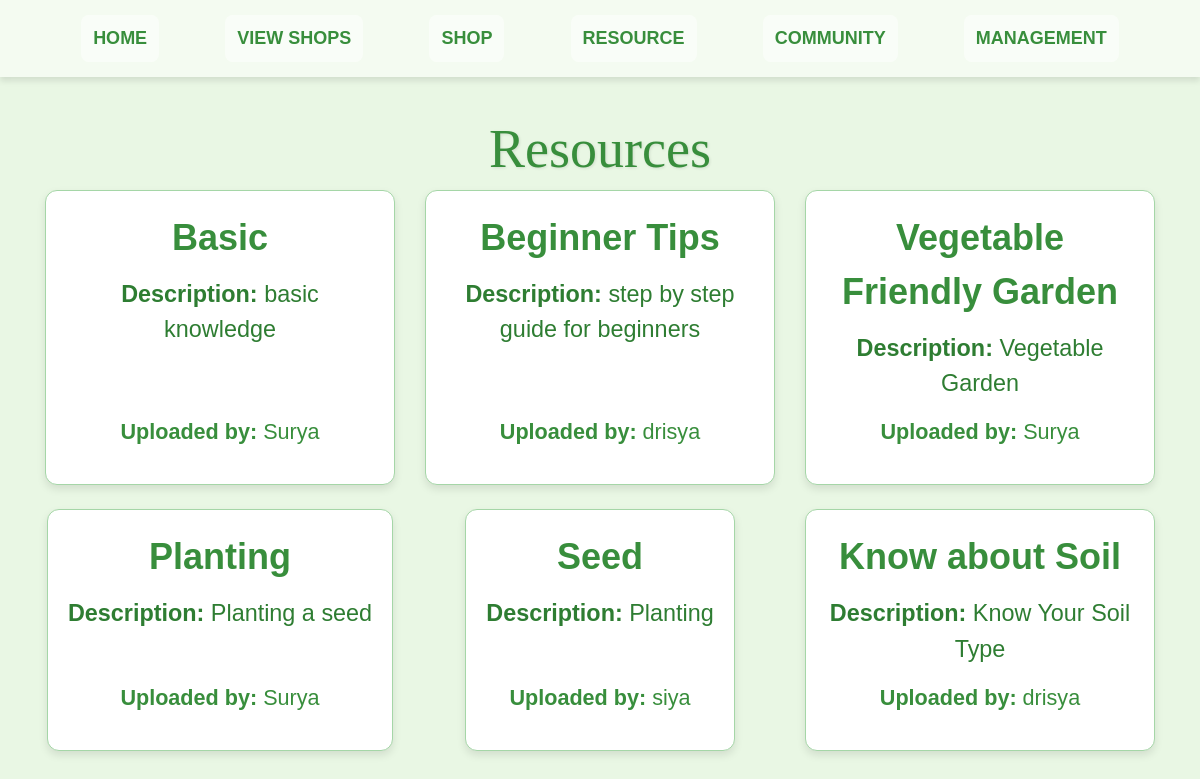
Page /edu/ on the committed database.
### garden_app/models.py (models this page shows, shortened)
class resource(models.Model):
    title = models.CharField(max_length=255)
    video_file = models.FileField(upload_to='videos/', blank=True, null=True)
    image_file = models.ImageField(upload_to='images/', blank=True, null=True)
    description = models.TextField()
    name = models.CharField(max_length=100)  # Name of the uploader

### garden_app/views.py (the view)
# urls.py: path('edu/',views.edu,name='edu'),
def edu(request):
    resources = resource.objects.all()  # Fetch all resources (video, article, note, image)
    is_professor = False
    if request.session.get('em'):  # Assuming the email is saved in the session
        try:
            user = prof_reg.objects.get(em=request.session['em'])
            is_professor = True
        except prof_reg.DoesNotExist:
            pass  # Not a professor
    context = {
        'resources': resources,
        'is_professor': is_professor  # Pass the role status to the template
    }
    return render(request, 'edu.html', context)

### garden_app/templates/edu.html (shortened to what this page needs)
<!DOCTYPE html>
<html lang="en">
<head>
  <link
    href="https://stackpath.bootstrapcdn.com/bootstrap/4.5.2/css/bootstrap.min.css"
    rel="stylesheet"
  >
</head>
<body>
  <nav class="navbar navbar-expand-lg navbar-light">
    <a href="{% if request.session.email %}/profhome/{% else %}/userHome/{% endif %}" class="back-button">Home</a>
                <a  class="back-button" href="/user_shoplist/">View shops</a>
                <a class="back-button" href="/user_prod/">Shop</a>
                <a  class="back-button" href="/edu/">Resource</a>
                <a  class="back-button" href="/community/">Community</a>
                <a  class="back-button"  href="/tools/">Management</a>
  </nav>
  <div class="container">
  <h1 class="text-center">Resources</h1>
  <div class="row">
    {% for resource in resources %}
      <div class="col-md-6 col-lg-4 mb-4">
        <div class="resource-card"
             data-toggle="modal" data-target="#resourceModal"
             data-title="{{ resource.title }}"
             data-description="{{ resource.description }}"
             {% if resource.video_file %}
               data-media-url="{{ resource.video_file.url }}"
               data-media-type="video"
             {% elif resource.image_file %}
               data-media-url="{{ resource.image_file.url }}"
               data-media-type="image"
             {% else %}
               data-media-url=""
               data-media-type="none"
             {% endif %}
        >
          <div>
            <div class="resource-title">{{ resource.title }}</div>
            <div class="resource-description">
              <strong>Description:</strong> {{ resource.description }}
            </div>
          </div>
          <div>
            <p><strong>Uploaded by:</strong> {{ resource.name }}</p>
          </div>
        </div>
      </div>
    {% endfor %}
  </div>
</div>
</body>
</html>

### garden_app/templates/edu.html (style rules this page uses)
body { font-family: 'Arial', sans-serif; background: #e9f7e4; background-image: url('/static/images/gardening_background.jpg'); color: #2e7d32; margin: 0; padding: 0; font-size: 18px; }
h1 { color: #388e3c; font-family: 'Georgia', serif; font-size: 3em; text-shadow: 1px 1px 3px rgba(0, 0, 0, 0.1); margin-top: 30px; }
.container { margin-top: 40px; }
.resource-card { background-color: #ffffff; padding: 20px; border-radius: 12px; box-shadow: 0 4px 8px rgba(0, 0, 0, 0.1); cursor: pointer; transition: background-color 0.3s ease, transform 0.3s ease; border: 1px solid #a5d6a7; display: flex; flex-direction: column; justify-content: space-between; height: 100%; }
.resource-title { font-size: 2em; font-weight: bold; color: #388e3c; margin-bottom: 12px; text-align: center; }
.resource-description { font-size: 1.3em; margin-bottom: 15px; text-align: center; }
.resource-description strong { color: #2e7d32; }
.resource-card p { font-size: 1.2em; color: #388e3c; text-align: center; }
.row { display: flex; justify-content: center; flex-wrap: wrap; }
.col-md-6, .col-lg-4 { display: flex; justify-content: center; margin-bottom: 20px; }
.navbar { background-color: #ffffff83; display: flex; align-items: center; padding: 15px; justify-content: space-evenly; box-shadow: 0 4px 6px rgba(0, 0, 0, 0.1); }
.navbar a { padding: 10px 12px; margin-right: 0; }
.back-button { padding: 10px 12px; background-color: #ffffff83; color: #388e3c !important; font-size: 1em; font-weight: bold; text-transform: uppercase; border-radius: 8px; text-decoration: none; transition: background-color 0.3s ease, transform 0.2s; }

### rows in the picture
resource: title "Basic", description "basic knowledge", name "Surya"
resource: title "Beginner Tips", description "step by step guide for beginners", name "drisya"
resource: title "Vegetable Friendly Garden", description "Vegetable Garden", name "Surya"
resource: title "Planting", description "Planting a seed", name "Surya"
resource: title "Seed", description "Planting", name "siya"
resource: title "Know about Soil", description "Know Your Soil Type", name "drisya"
